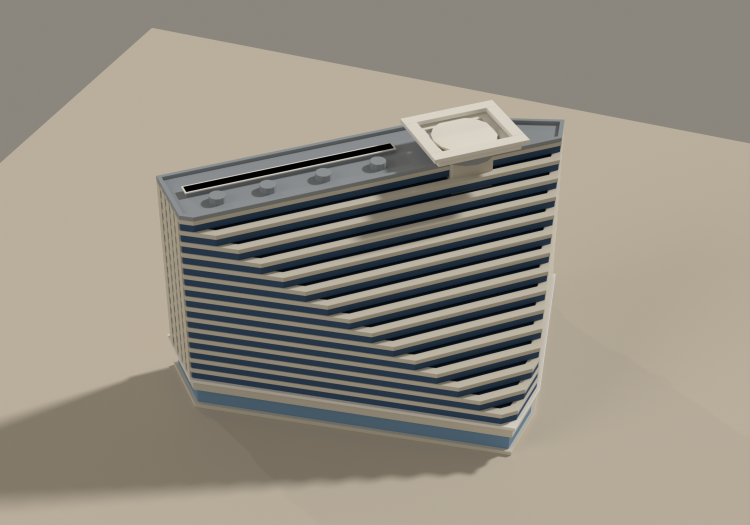
#> input picture artifacts/hyatt-regency/hyatt-regency-aerial.png, 1500 x 1050 px, given in place of hyatt-regency-north.png, which was not available (shown at 1/2 size)
$ python make_contact_sheet.py
#> lines starting #> are read from the running program, lines starting #| are printed output that depends on the picture; pictures that were not available may be replaced by others from this repository, and a replacement may not be noted
"""Compose the review renders into hyatt-regency-contact-sheet.png."""

from pathlib import Path

from PIL import Image, ImageDraw, ImageFont

HERE = Path(__file__).resolve().parent
BG = (237, 227, 209)
INK = (58, 52, 44)


def _font():
    for p in ("/usr/share/fonts/truetype/dejavu/DejaVuSans-Bold.ttf",
              "/System/Library/Fonts/Supplemental/Arial Bold.ttf",
              "/System/Library/Fonts/Helvetica.ttc"):
        try:
            return ImageFont.truetype(p, 34)
        except OSError:
            continue
    return ImageFont.load_default()


FONT = _font()
VIEWS = ["north", "east", "south", "west", "top", "aerial", "night", "night-entry"]
COLS = 4
PAD = 40
LABEL_H = 56
CELL_W = 460


def load(view):
#> called with view = 'north'
    img = Image.open(HERE / f"hyatt-regency-{view}.png").convert("RGB")
    w = CELL_W
    h = round(img.height * w / img.width)
#> h = 322
    return img.resize((w, h), Image.LANCZOS)
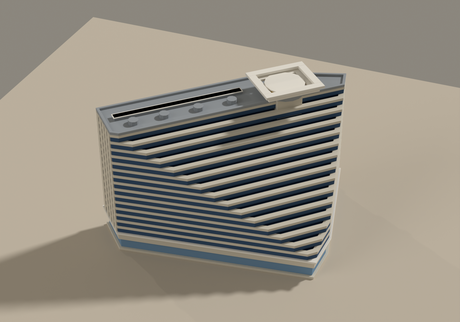
#> returned value: PIL image 460x322 RGB; mean R, G, B 148.1, 141.7, 129.8


def main():
    tiles = [load(v) for v in VIEWS]
#> call 2 of load, with view = 'east'
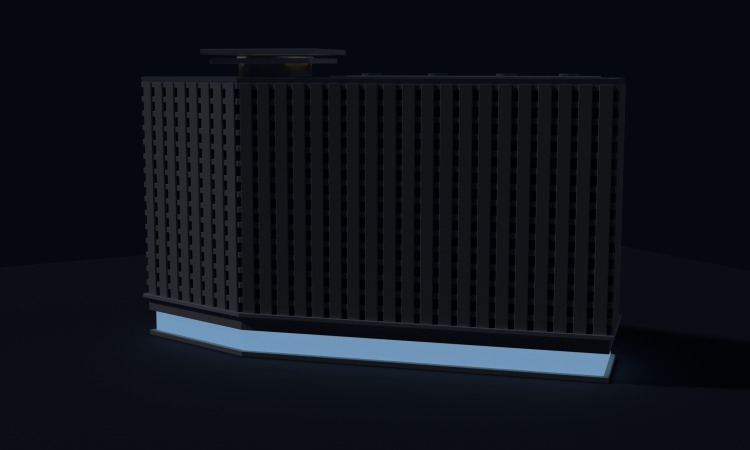
#> input picture artifacts/hyatt-regency/hyatt-regency-night-entry.png, 1500 x 900 px, given in place of hyatt-regency-east.png, which was not available (shown at 1/2 size)
#> in load (call 2), `return img.resize((w, h), Image.LANCZOS)`:
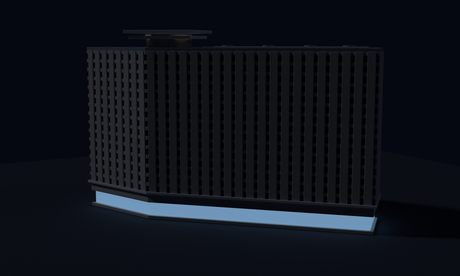
#> returned value: PIL image 460x276 RGB; mean R, G, B 14.5, 18.1, 25.5
#> call 3 of load, with view = 'south'
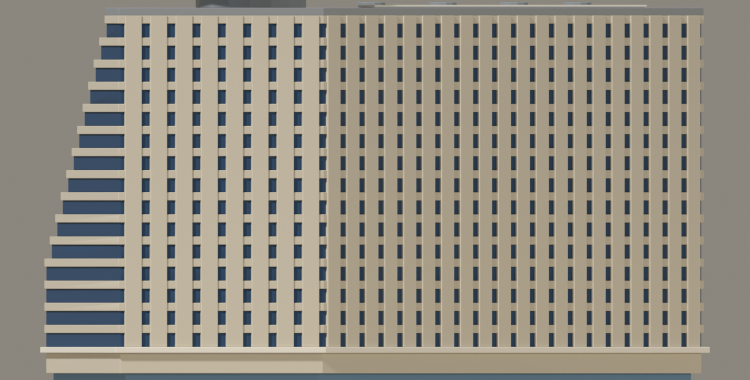
#> input picture artifacts/hyatt-regency/hyatt-regency-south.png, 1500 x 760 px (shown at 1/2 size)
#> in load (call 3), `return img.resize((w, h), Image.LANCZOS)`:
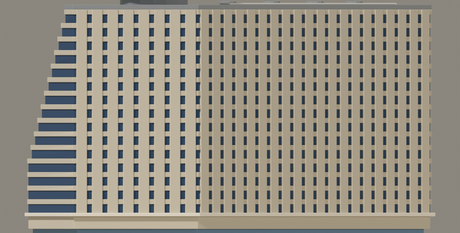
#> returned value: PIL image 460x233 RGB; mean R, G, B 147.2, 141.8, 129.3
    rows = [tiles[i : i + COLS] for i in range(0, len(tiles), COLS)]
    row_h = [LABEL_H + max(t.height for t in r) for r in rows]
    width = PAD + COLS * (CELL_W + PAD)
    height = PAD + sum(h + PAD for h in row_h)
    sheet = Image.new("RGB", (width, height), BG)
    draw = ImageDraw.Draw(sheet)

    y = PAD
    for ri, row in enumerate(rows):
        for ci, tile in enumerate(row):
            cx = PAD + ci * (CELL_W + PAD) + CELL_W // 2
            label = VIEWS[ri * COLS + ci].upper()
            draw.text((cx, y + LABEL_H // 2), label, font=FONT, fill=INK, anchor="mm")
            sheet.paste(tile, (cx - tile.width // 2, y + LABEL_H))
        y += row_h[ri] + PAD

    out = HERE / "hyatt-regency-contact-sheet.png"
    sheet.save(out)
    print(f"[contact-sheet] {out}")


if __name__ == "__main__":
#> (the run stopped early here; a loop or call above may not have finished)
